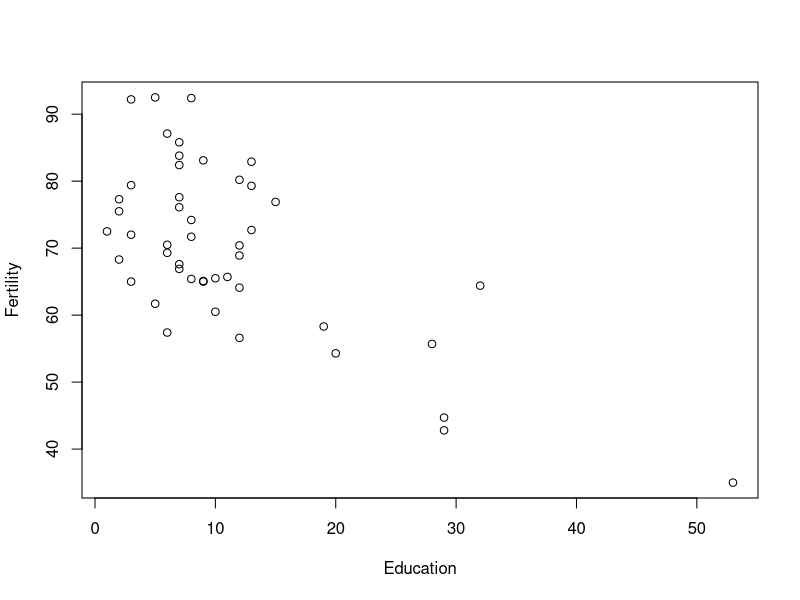
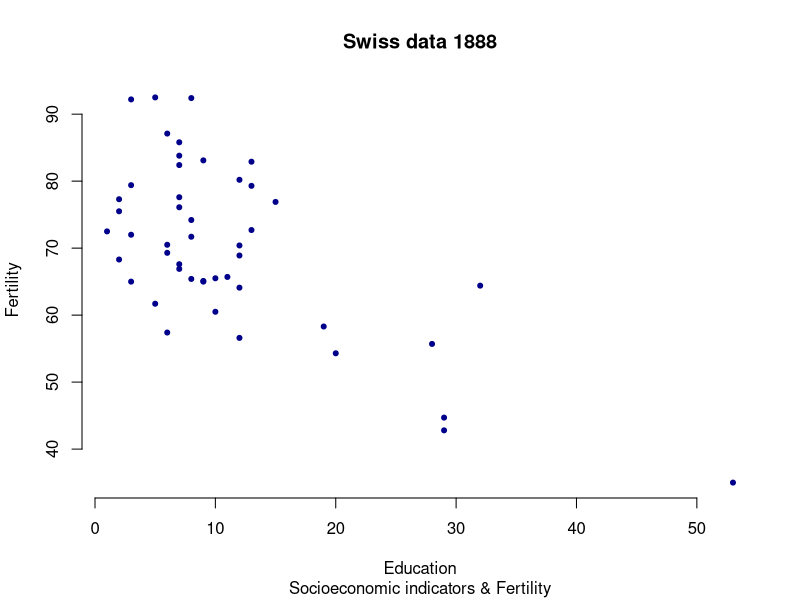
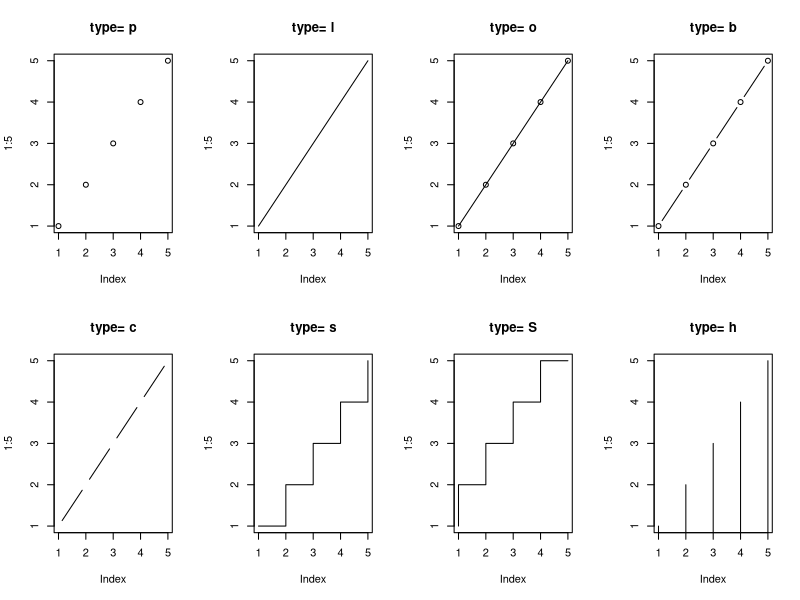
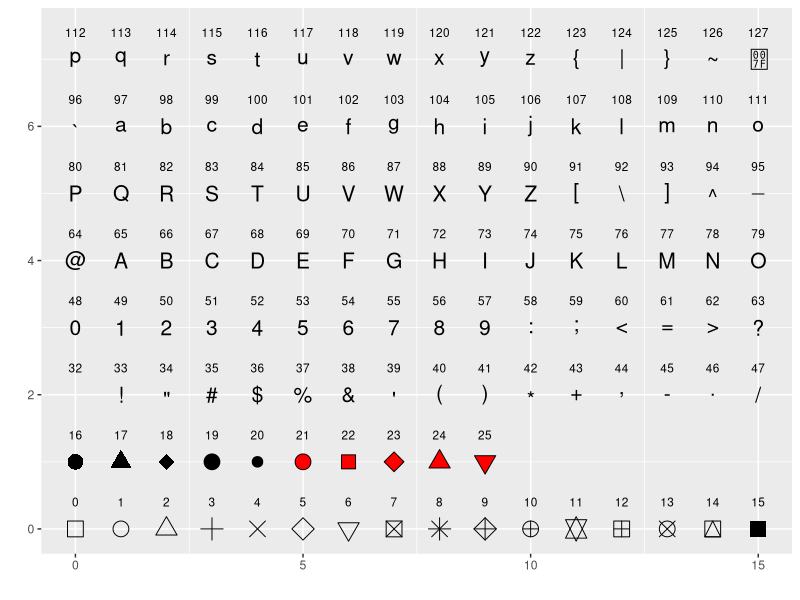
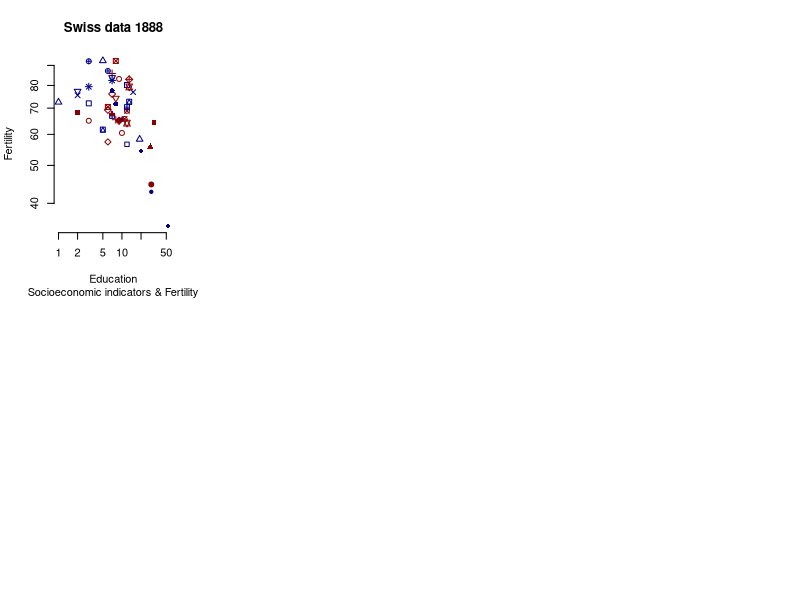
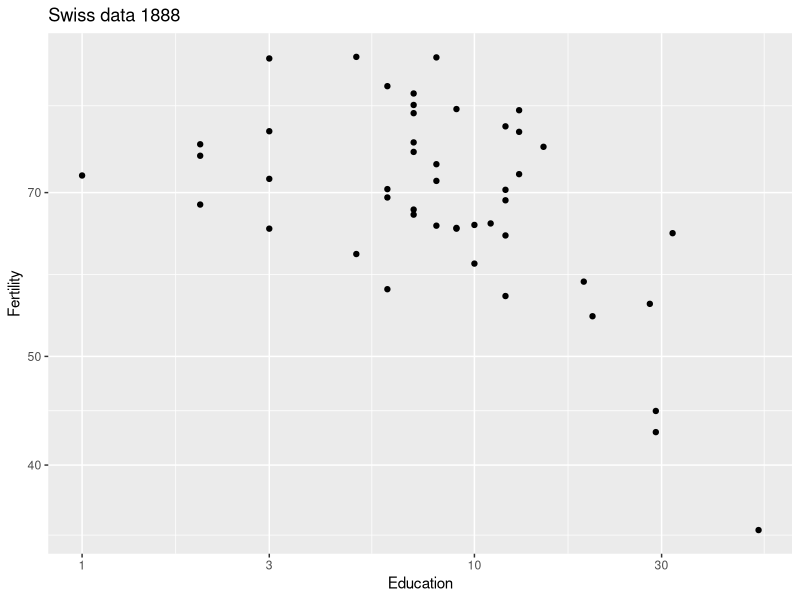
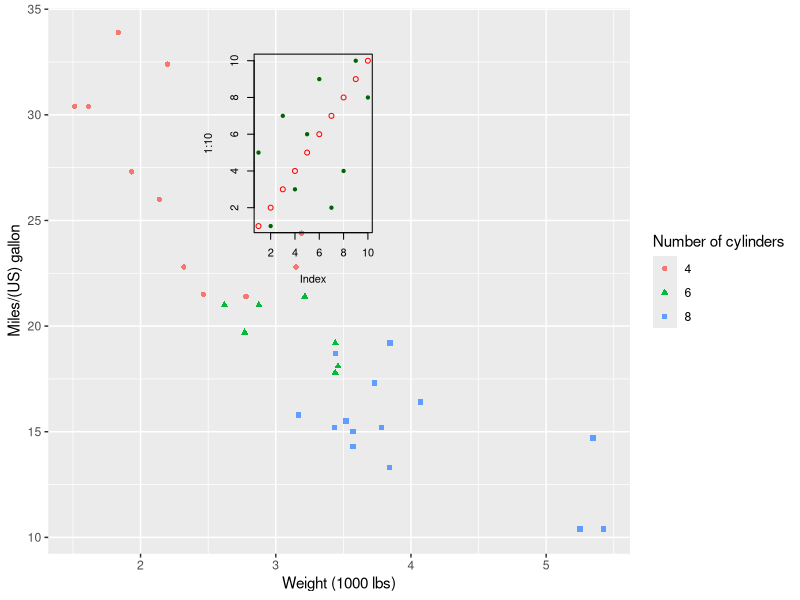
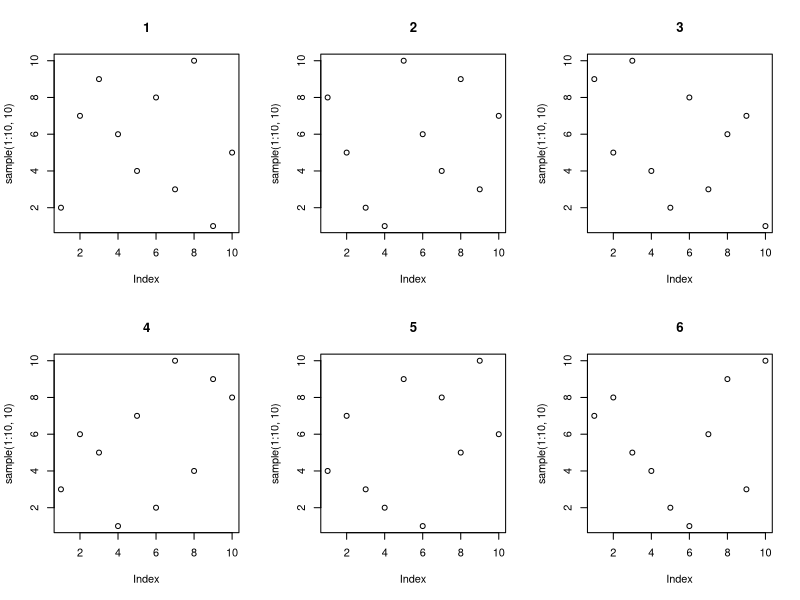

R code for these plots, in order:
## ---- chunk 1
color_block = function(color) {
  function(x, options) sprintf('\\color{%s}\\begin{verbatim}%s\\end{verbatim}',
                               color, x)
}

## 将错误信息用红色字体显示
knitr::knit_hooks$set(error = color_block('red'))
## ---- chunk 2
head(swiss);
## ---- chunk 3
with( swiss, plot( Education, Fertility ) );
## ---- chunk 4
with( swiss, plot(Education, Fertility, type = "p", main = "Swiss data 1888", 
                  sub = "Socioeconomic indicators & Fertility", 
                  xlab = "Education", ylab = "Fertility", col = "darkblue", 
                  xlim = range( Education ), ylim = range( Fertility ), 
                  pch = 20, frame.plot = F) );
## ---- chunk 5
par( mfrow = c(2,4) ); ### 在一张图上画 2 x 4 个 panel 
opts <- c( "p", "l", "o", "b", "c", "s", "S", "h" );
for( o in opts ){
  plot(1:5, type = o, main = paste( "type=", o ) );
}
## ---- chunk 6
library(tidyverse);
ggplot( data.frame( p = c(0:25, 32:127) ) ) +
  scale_y_continuous( name = "" ) + scale_x_continuous( name = "" ) + 
  scale_shape_identity() + 
  geom_point( aes( x = p%%16, y = p%/%16, shape = p ), size = 5, fill = "red" ) + 
  geom_text( aes( x = p %% 16, y = p%/%16 + 0.4, label = p  ), size = 3 );
## ---- chunk 7
with( swiss, plot(Education, Fertility, type = "p", main = "Swiss data 1888", 
                  sub = "Socioeconomic indicators & Fertility", 
                  xlab = "Education", ylab = "Fertility", col = c("darkblue", "darkred"), 
                  xlim = range( Education ), ylim = range( Fertility ), 
                  pch = 0:25, frame.plot = F, log = "xy") );
## 注： 也可以用 log='x' 或 log='y' 只对一个axis 进行 log 处理
## ---- chunk 8
ggplot( swiss, aes( x = Education, y = Fertility ) ) + 
  geom_point(  ) + scale_x_log10() + scale_y_log10() + 
  xlab( "Education" ) + ylab( "Fertility" ) + 
  ggtitle( "Swiss data 1888" );
## ---- chunk 9
ggplot( mtcars, aes( x = wt, y = mpg, colour = factor( cyl ), shape = factor(cyl) ) ) +
  geom_point() + xlab( "Weight (1000 lbs)" ) + ylab( "Miles/(US) gallon" ) +
  labs( colour = "Number of cylinders", shape = "Number of cylinders" ) ;
## ---- chunk 10
plot( 1:10, col = "red" ); ## high level 
points( sample(1:10, 10), col = "darkgreen", pch = 20 ); ## low level
## ---- chunk 11
par( c( "mar", "bg" ) ); ## 显示指定参数的值
## 显示所有参数 
par(); 
## ---- chunk 12
par( mfrow=c(2,3) );
for( i in 1:6 )
  plot( sample( 1:10, 10 ), main = i );
## ---- chunk 13
par( mfcol=c(2,3) );
for( i in 1:6 )
  plot( sample( 1:10, 10 ), main = i );
## ---- chunk 14
year1 <- c(7, 12, 28, 3, 41);
year2 <- c(14, 7, 6, 19, 3);

plot( year1, type = "o", pch = 20, col = "red", xlab = "Month", ylab = "Rain fall", 
      main = "Rain fall chart");
lines( year2, type = "o", pch = 20, col = "blue");
## ---- chunk 15
plot( year2, type = "o", pch = 20, col = "blue", xlab = "Month", ylab = "Rain fall", 
      main = "Rain fall chart");
lines( year1, type = "o", pch = 20, col = "red");
## ---- chunk 16
df <- rbind( tibble( month = 1:length( year1 ), value = year1, cat = "Year1" ),
             tibble( month = 1:length( year2 ), value = year2, cat = "Year2 ") );

plot1 <-  ## 将图保存在变量中；
  ggplot( df, aes( x = month, y = value, colour = cat) ) + 
  geom_line() + geom_point() + 
  xlab( "Month" ) + ylab( "Rain fall" ) +
  labs( colour = "Year");
plot1;  ## 画图
## ---- chunk 17
plot1 + 
  geom_point( data = data.frame( x2 = 1:5, y2 = sample(30:100, 5) ),  ## 注意： data = 是必须的
          aes( x = x2, y = y2 ),  ## 使用自己的 aes ... 
          colour =  c("darkgreen", "red", "blue", "gold", "purple") , shape = 15, size = 4 )
## ---- chunk 18
plot1 + 
  geom_point( data = data.frame( x2 = 1:5, y2 = sample(30:100, 5) ),  ## 注意： data = 是必须的
              aes( x = x2, y = y2 , colour = factor( y2 ) ),  ## colour 在 aes 内部
              shape = 15, size = 4 )
## ---- chunk 19
ggplot( data = data.frame( x2 = 1:5, y2 = sample(30:100, 5) ),
        aes( x = x2, y = y2 , colour = y2 ) ) + 
  geom_point( shape = 15, size = 4 )
## ---- chunk 20
df$col <- sample( colours(), 10 ); ## 现有我们有颜色了！
ggplot(df, aes( x = month, y = value, colour = col ) ) +  
  geom_point( size = 4, shape = 15 ) + facet_grid( ~ cat );
## ---- chunk 21
ggplot(df, aes( x = month, y = value, colour = col ) ) + 
  geom_point( size = 4, shape = 15 ) + facet_grid( ~ cat ) +  ##  facet_grid 又是什么？？ 
  scale_color_identity(); ## magic !! 
## ---- chunk 22
ggplot(mtcars, aes( wt , mpg)) + geom_point() +
  scale_y_log10()
## ---- chunk 23
ggplot(mtcars, aes( wt , mpg)) + geom_point() +
  coord_trans( y = "log10" );
## ---- chunk 24
plot1 <-  ggplot(mtcars, aes(x = factor(cyl))) +
  geom_bar(width = 1, colour = "black");
plot1;
## ---- chunk 25
plot1 + coord_polar();
## ---- chunk 26
qplot(displ, hwy, data=mpg, facets = . ~ year) + geom_smooth();
## ---- chunk 27
## 作图
ggplot( swiss, aes( x = Education, y = Fertility ) ) +
  geom_point( shape = 20 );

## 分析
with( swiss, cor.test( Education, Fertility  )$estimate );
## ---- chunk 28
m = lm(Fertility ~ Education, swiss);
c = cor.test( swiss$Fertility, swiss$Education );
eq <- substitute( atop( italic(y) == a + b %.% italic(x),
                            italic(r)^2~"="~r2*","~italic(p)==pvalue ),
                      list(a = as.vector( format(coef(m)[1], digits = 2) ),
                           b =  as.vector(  format(coef(m)[2], digits = 2) ),
                           r2 =  as.vector( format(summary(m)$r.squared, digits = 2) ),
                           pvalue =  as.vector( format( c$p.value , digits = 2) ) )
    )

eq <- as.character(as.expression(eq));

ggplot(swiss, aes( x = Education,  y = Fertility ) ) +
        geom_point( shape = 20 ) +
        geom_smooth( se = T ) +
        geom_text( data = NULL,
                   aes( x = 30, y = 80, label= eq, hjust = 0, vjust = 1),
                   size = 4, parse = TRUE, inherit.aes=FALSE);
## ---- chunk 29
td <- expand.grid(
    hjust=c(0, 0.5, 1),
    vjust=c(0, 0.5, 1),
    angle=c(0, 45, 90),
    text="text"
)

ggplot(td, aes(x=hjust, y=vjust)) + 
    geom_point() +
    geom_text(aes(label=text, angle=angle, hjust=hjust, vjust=vjust)) + 
    facet_grid(~angle) +
    scale_x_continuous(breaks=c(0, 0.5, 1), expand=c(0, 0.2)) +
    scale_y_continuous(breaks=c(0, 0.5, 1), expand=c(0, 0.2))
## ---- chunk 30
greeks <- c("Alpha", "Beta", "Gamma", "Delta", "Epsilon", "Zeta",
            "Eta", "Theta", "Iota", "Kappa", "Lambda", "Mu",
            "Nu", "Xi", "Omicron", "Pi", "Rho", "Sigma",
            "Tau", "Upsilon", "Phi", "Chi", "Psi", "Omega");

dat <- data.frame( x = rep( 1:6, 4 ), y = rep( 4:1, each = 6), greek = greeks );

plot2 <- 
  ggplot( dat, aes(x=x,y=y) ) + geom_point(size = 0) +
    # 画希腊字符，注意下面两行代码的区别
    geom_text( aes( x, y + 0.1, label = tolower( greek ) ), size = 10, parse = T ) +
    geom_text( aes( x, y - 0.1, label = tolower( greek ) ), size = 5  );
## ---- chunk 31
plot2;
## ---- chunk 32
eq <- expression(paste(frac(1, sigma*sqrt(2*pi)), " ",
                       plain(e)^{frac(-(x-mu)^2, 2*sigma^2)}));

ggplot( data.frame(x=1:10, y=1:10), aes( x,y ) ) + 
    geom_point( size = 0 ) +
    geom_text(data = NULL, x = 5, y = 5, size = 12,
              label = as.character(eq), parse = TRUE );
## ---- chunk 33
x <- 1.24;
y <- 0.6;

ex <- bquote(.(parse(text=paste( "observed (", "italic(R)^2==", 
                               x,  "^bold(", x, "), n == ", y, ")", 
                               sep = "  " ))) );

ggplot( data.frame(x=1:10, y=1:10), aes( x,y ) ) + geom_point( size = 0 ) +
    geom_text(data = NULL, x = 5, y = 5, size = 8,
              label = as.character(ex), parse = TRUE );
## ---- chunk 34
x_mean <- 1.5;
x_sd <- 1.2;

# 表达式
ex <- substitute(
    paste(X[i], " ~ N(", mu, "=", m, ", ", sigma^2, "=", s2, ")"),
    list(m = x_mean, s2 = x_sd^2)
);

# histogram
ggplot( data.frame( x = rnorm(100, x_mean, x_sd) ), aes( x ) ) +
    geom_histogram( binwidth=0.5 ) +
    ggtitle(ex); ## 为什么不需要 parse = TURE ???? 
## ---- chunk 35
grades2 <- read_delim( file = "data/talk05/grades2.txt", delim = "\t",
                       quote = "", col_names = T);
knitr::kable( grades2 );
## ---- chunk 36
ggplot( grades2 %>% filter( grade >= 60 ), aes( name ) ) +
  geom_bar();
## ---- chunk 37
## 先做统计
cnt <- grades2 %>% group_by( name ) %>% summarise( cnt = sum( grade >= 60 )  );
ggplot( cnt, aes( x = name, y = cnt ) ) +
  geom_bar( stat = "identity" );
## ---- chunk 38
speabu <-read_tsv( file = "data/talk09/mock_species_abundance.txt"  );
head( speabu );
## ---- chunk 39
ggplot( speabu, aes( x = id, y = abundance, fill = genus ) ) + 
  geom_bar( stat = "identity", position = "stack", color = "black", width = 0.8 );
## ---- chunk 40
speabu$genus <- factor( speabu$genus, levels = rev( c( "Enterobacteriaceae", "Lachnospiraceae", "Bacteroidaceae", "Lactobacillaceae", 
       "Clostridiaceae", "Ruminococcaceae", "Prevotellaceae", "Erysipelotrichaceae", "Streptococcaceae", "Enterococcaceae", "Other" ) ) );
ggplot( speabu, aes( x = id, y = abundance, fill = genus ) ) + 
  geom_bar( stat = "identity", position = "stack", color = "black", width = 0.8 );
## ---- chunk 41
speabu$genus <- reorder( speabu$genus, speabu$abundance, median );
ggplot( speabu, aes( x = id, y = abundance, fill = genus ) ) + 
  geom_bar( stat = "identity", position = "stack", color = "white", width = 0.8 );
## ---- chunk 42
ggplot( speabu, aes( x = id, y = abundance, fill = genus ) ) + 
  geom_bar( stat = "identity", position = "dodge", color = "white", width = 0.8 );
## ---- chunk 43
## 先计算显示位置
speabu <- speabu %>% arrange( id, desc( factor( genus ) ) ) %>% 
  group_by( id ) %>% mutate( ypos = cumsum( abundance ) - abundance / 2 );
## 画图
ggplot( speabu, aes( x = id, y = abundance, fill = genus ) ) + 
  geom_bar( stat = "identity", position = "stack", color = "black", width = 0.8 ) +
  geom_text( aes( y = ypos, label = paste( abundance, "%", sep = "" ) ), color = "white" );
## ---- chunk 44
df2 <- data.frame(supp=rep(c("VC", "OJ"), each=3),
               dose=rep(c("D0.5", "D1", "D2"),2),
              len=c(6.8, 15, 33, 4.2, 10, 29.5))
ggplot( df2, aes(x=factor(dose), y=len, fill=supp)) +
  geom_bar(stat="identity", position=position_dodge())+
  geom_text(aes(label=len), vjust=1.6, color="white",
            position = position_dodge(0.9), size=3.5)
## ---- chunk 45
ggplot(ToothGrowth, aes(x=factor( dose ), y=len, fill=supp)) +
  geom_boxplot()
## ---- chunk 46
ggplot(ToothGrowth, aes(x=factor( dose ), y=len, fill=supp)) +
  geom_boxplot() + scale_fill_brewer( palette = "Paired" ) + theme_minimal();
## ---- chunk 47
ggplot(ToothGrowth, aes(x=factor( dose ), y=len, fill=supp)) +
  geom_boxplot() + scale_fill_brewer( palette = "Paired" ) + theme_minimal() +
  labs( fill = "Supplement" ) + theme( legend.position = "top" );
## ---- chunk 48
library("ggsci")
library("ggplot2")
library("gridExtra")
data("diamonds")
p1 <- ggplot(
  subset(diamonds, carat >= 2.2),
  aes(x = table, y = price, colour = cut)
) +
  geom_point(alpha = 0.7) +
  geom_smooth(method = "loess", alpha = 0.05, size = 1, span = 1) +
  theme_bw()

p2 <- ggplot(
  subset(diamonds, carat > 2.2 & depth > 55 & depth < 70),
  aes(x = depth, fill = cut)
) +
  geom_histogram(colour = "black", binwidth = 1, position = "dodge") +
  theme_bw()
## ---- chunk 49
p1_npg <- p1 + scale_color_npg()
p2_npg <- p2 + scale_fill_npg()
grid.arrange(p1_npg, p2_npg, ncol = 2)
## ---- chunk 50
ggplot( mtcars, aes( x = wt, y = mpg ) ) +
  geom_point() +
  facet_grid( . ~ cyl );
## ---- chunk 51
ggplot( mtcars, aes( x = wt, y = mpg ) ) +
  geom_point() + geom_smooth( method = "lm" ) + 
  facet_grid( . ~ cyl );
## ---- chunk 52
ggplot( mtcars, aes( x = wt, y = mpg ) ) +
  geom_point() + geom_smooth( method = "lm" ) + 
  facet_wrap( . ~ cyl , ncol = 2, dir = "v");
